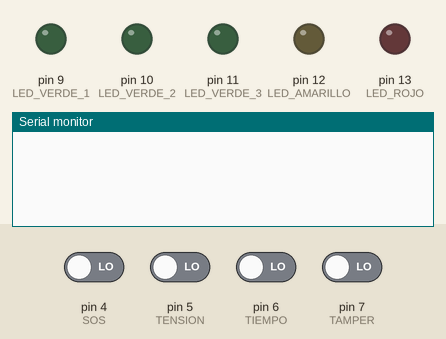
Recording of a sketch running on a simulated Arduino Uno, built with avr-gcc and run on an emulated ATmega328P. Parts: output pins drawn as LEDs (lit = HIGH), the last lines printed to the serial monitor. Inputs (shaded band) come from the test bench; at power-on: pin 4 (SOS), pin 5 (TENSION), pin 6 (TIEMPO), pin 7 (TAMPER) LOW.

Above: at 1.2 s.
1.3 s: pin 6 (TIEMPO) driven HIGH
At 1.8 s:
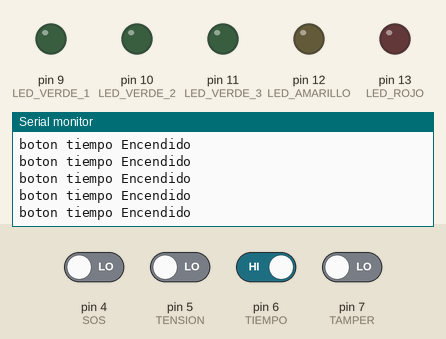
3.2 s: pin 7 (TAMPER) driven HIGH
4.8 s: pin 6 (TIEMPO) driven LOW
7.8 s: pin 4 (SOS) driven HIGH and pin 6 (TIEMPO) driven HIGH
At 8.6 s:
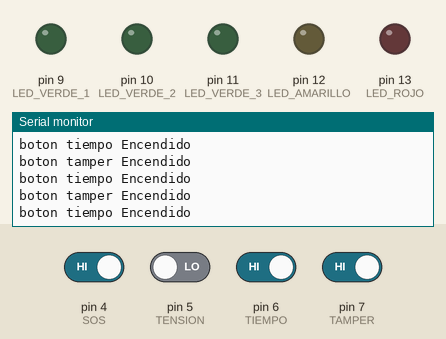

Measured:
- after the input at 1.3 s, the serial monitor: prints a new line at once (image 1)

The sketch:

supervisor_2.ino
```cpp
#include <GSM.h>

GSM gsmAccess(true);
GSM_SMS sms;

//datos de la configuracion
const long TIEMPO_PRIMERA_FASE = 1800; //constante que almacena el tiempo de la primera fase en segundos
const long TIEMPO_SEGUNDA_FASE = 60; //constante que almacena el tiempo de la segunda fase en segundos
const long TIEMPO_CUARTA_FASE = 300; //constante que almacena el tiempo de la cuarta fase en segundos
const long UN_SEGUNDO = 1000; //constante que almace el tiempo de un segundo en milisegundos

//declaración e inicialización de las variables de los pines de los botones
const byte SOS = 4; //constante del pin del botón de emergencia
const byte TENSION = 5; //constante del pin de la bateria
const byte TIEMPO = 6; //constante del pin del botón de tiempo
const byte TAMPER = 7; //constante del pin del tamper

//declaración e inicialización de las variables de los pines de los LEDs y del altavoz
const byte BUZZER = 8; //constante del pin del altavoz
const byte LED_VERDE_1 = 9; //constante del pin del LED verde 1
const byte LED_VERDE_2 = 10; //constante del pin del LED verde 2
const byte LED_VERDE_3 = 11; //constante del pin del LED verde 3
const byte LED_AMARILLO = 12; //constante del pin del LED amarillo
const byte LED_ROJO = 13; //constante del pin del LED rojo

//declaración de las variables de los tiempos
unsigned long tiempo_contador; //variable que guarda el numero de milisegundos que han pasado desde que empezo el programa
unsigned long tiempoPrimeraFase; //variable del tiempo del primer periodo
unsigned long tiempoSegundaFase; //variable del tiempo del segundo periodo
unsigned long tiempoCuartaFase; //variable del tiempo del cuarto periodo

//otras variables
byte fase; //variable que guarda la fase actual

//Definición e inicialización de las cadenas de mensaje y número de teléfono
const char PIN_NUMBER[4] = ""; //PIN de la tarjeta SIM
const char REMOTE_NUM[20] = "629023159";//"695667661"; //"629023159"; // Numero de telefono entre comillas al que se le va a enviar
const char MSG_TIEMPO[200] = "Tiempo agotado";  // mensaje del tiempo limite
const char msg_sos[200] = "S.O.S";  // mensaje de sos
const char msg_tamper[200] = "Tamper activado";  // mensaje de caja abierta
const char msg_tension[200] = "Fallo de tensión";  // mensaje de cable desconectado

//--------------------------------------------------------------------------------

//Inicializar la variable que guarda el tiempo transcurrido
void inicializarCuentaAtras(unsigned long &crono, unsigned long tiempo){
  crono = millis() + tiempo;
}

//altavoz
void altavoz(int fase){
  switch (fase){
    case 2: case 3: case 4: /*Serial.println(F("Altavoz Encendido"));*/ tone(BUZZER,294); break;
    default: /*Serial.println(F("Altavoz Apagado"));*/ noTone(BUZZER); break;
  }
}

//Piloto rojo
void pilotoRojo(int fase){
  switch (fase){
    case 2: case 3: case 4: /*Serial.println(F("Piloto rojo Encendido"));*/ digitalWrite(LED_ROJO,HIGH); break;
    default: /*Serial.println(F("Piloto rojo Apagado"));*/ digitalWrite(LED_ROJO,LOW); break;
  }
}

//Pone todas las variables a su estado inicial
void inicializarValoresDeRearme(){
  inicializarCuentaAtras(tiempo_contador, tiempoPrimeraFase);
  fase = 1;
  altavoz(0);
  pilotoRojo(0);
}

//---------------------------SETUP-----------------------------------------------------

void setup()
{
  Serial.begin(9600); // Inicializa el serial Serial en 9600 baud
  while (!Serial){;} // wait for serial port to connect. Needed for native USB port only

  //inicialización de las variables de los tiempos
  tiempo_contador = 0; //variable que guarda el numero de milisegundos que han pasado desde que empezo el programa
  tiempoPrimeraFase = TIEMPO_PRIMERA_FASE * UN_SEGUNDO; //variable del tiempo del primer periodo
  tiempoSegundaFase = TIEMPO_SEGUNDA_FASE * UN_SEGUNDO; //variable del tiempo del segundo periodo
  tiempoCuartaFase = TIEMPO_CUARTA_FASE * UN_SEGUNDO; //variable del tiempo del cuarto periodo

  //Definición de las entradas
  pinMode(TAMPER,INPUT); //pin del tamper como entrada
  pinMode(TENSION,INPUT); //pin de la bateria como entrada
  pinMode(SOS,INPUT); //pin de boton llamada de emergencia como entrada
  pinMode(TIEMPO,INPUT); //pin de boton de tiempo como entrada

  //Definición de las salidas
  pinMode(BUZZER,OUTPUT); //pin del altavoz como salida
  pinMode(LED_VERDE_1,OUTPUT); //pin del LED verde 1 como salida
  pinMode(LED_VERDE_2,OUTPUT); //pin del LED verde 2 como salida
  pinMode(LED_VERDE_3,OUTPUT); //pin del LED verde 3 como salida
  pinMode(LED_AMARILLO,OUTPUT); //pind del LED amarillo como salida
  pinMode(LED_ROJO,OUTPUT); //pin del LED rojo como salida

  //Inicialización de las salidas
  digitalWrite(BUZZER,LOW); //señal del altavoz
  digitalWrite(LED_VERDE_1,LOW); //señal del LED verde 1
  digitalWrite(LED_VERDE_2,LOW); //señal del LED verde 2
  digitalWrite(LED_VERDE_3,LOW); //señal del LED verde 3
  digitalWrite(LED_AMARILLO,LOW); //señal del LED amarillo
  digitalWrite(LED_ROJO,LOW); //señal del LED rojo


  //GSM
  /*boolean notConnected = true;
  Serial.println(F("GSM intentando conectar"));
  while(notConnected){
    if(gsmAccess.begin(PIN_NUMBER) == GSM_READY){
      notConnected = false;
      Serial.println(F("Connected"));
    }else{
      Serial.println(F("Not connected"));
      delay(1000);
    }
  }
  Serial.println(F("GSM initialized"));*/

  inicializarValoresDeRearme();
}

//-----------------------LOOP---------------------------------------------------------

void loop()
{
  switch(fase){
    case 1: alarma(tiempoSegundaFase, tiempo_contador, fase); break;
    case 2: alarma(tiempoCuartaFase, tiempo_contador, fase); break;
    case 3: enviarSMS(REMOTE_NUM, MSG_TIEMPO); faseSiguiente(fase); break;
    case 4: alarma(0, tiempo_contador, fase); break;
    case 5: break;
  }

  botones();
}

//--------------------------------------------------------------------------------

//Coge el valor de los botones
void botones(){
  botonTension();
  botonTamper();
  botonTiempo();
  botonSOS();
}

//boton tamper
void botonTamper(){
  int disparo_tamper = digitalRead(TAMPER); //guarda la señal actual del botón tamper
  if(disparo_tamper == HIGH){  //CAMBIAR CABLES CUANDO SEA DEFINITIVO
    Serial.println(F("boton tamper Encendido"));
    enviarSMS(REMOTE_NUM, msg_tamper);
    //Serial.println(F("mensaje tamper Enviado"));
  }
}

//boton tiempo
void botonTiempo(){
  int disparo_tiempo = digitalRead(TIEMPO); //guarda la señal actual del botón tiempo
  if(disparo_tiempo == HIGH){
    Serial.println(F("boton tiempo Encendido"));
    inicializarValoresDeRearme();
  }
}

//boton sos
void botonSOS(){
  int disparo_sos = digitalRead(SOS); //guarda la señal actual del botón de emergencia SOS
  if(disparo_sos == HIGH){
    //Serial.println(F("boton SOS Encendido"));
    enviarSMS(REMOTE_NUM, msg_sos);
    //Serial.println(F("mensaje SOS Enviado"));
  }
}

//boton tension
void botonTension(){
  int disparo_tension = digitalRead(TENSION); //guarda la señal actual de la bateria
  if(disparo_tension == HIGH){
    //Serial.println(F("boton tension Encendido"));
    enviarSMS(REMOTE_NUM, msg_tension);
    //Serial.println(F("mensaje tension Enviado"));
  }
}

//manda un sms
void enviarSMS(const char num[20], const char txt[200]){
    /*sms.beginSMS(num); //numero de telefono donde se envía
    sms.print(txt); //mensaje de texto que se va a enviar
    sms.endSMS(); //se envía el mensaje*/
}

//Comprueba si el tiempo transcurrido es menor al tiempo esperado
unsigned long comprobarCuentaAtras(unsigned long &crono){
  if (crono > millis()){
    return (crono - millis());
  } else {
    return 0;
  }
}

//Pasa de una fase a la consecutiva
void faseSiguiente(byte &fase){
  fase = fase + 1;
}

void alarma(unsigned long tiempo, unsigned long &crono, byte &fase){
  //Serial.println(F(comprobarCuentaAtras(crono)));
  if (0 == ((comprobarCuentaAtras(crono) > 0 ? 1 : 0))){
    inicializarCuentaAtras(crono, tiempo);
    faseSiguiente(fase);
    //altavoz(fase);
    pilotoRojo(fase);
  }
}
```
